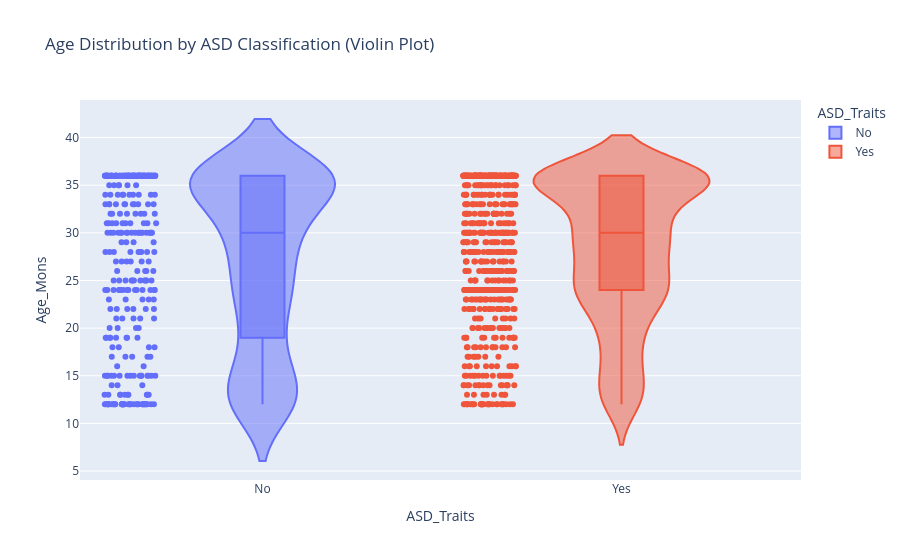

The code cell stored with this chart in its notebook:
### Markdown cell above
In this parallel categories plot we see how the different features ultimately flow into the ASD Traits target variable. Some of the biggest groups flowing into toddlers with ASD traits are asians with no jaundice and no family members with ASD and also white toddlers with no jaundice and no family members with ASD.

---

### Code cell
fig_violin_age = px.violin(
    asd_toddlers_df,
    x='ASD_Traits',
    y='Age_Mons',
    color='ASD_Traits',  # Same column used for coloring
    box=True,           # Show inner box plot
    points='all',       # Show all individual data points
    title='Age Distribution by ASD Classification (Violin Plot)'
)
fig_violin_age.show()

### Figure 1 — Plotly figure (JSON) as saved in the notebook; plotly's stock layout.template omitted (floating-point values rounded to 4 significant figures; data arrays with more than 128 entries replaced by an {"elided": "..."} marker saying what was removed)
{"data": [{"alignmentgroup": "True", "box": {"visible": true}, "hovertemplate": "ASD_Traits=%{x}<br>Age_Mons=%{y}<extra></extra>", "legendgroup": "No", "marker": {"color": "#636efa"}, "name": "No", "offsetgroup": "No", "orientation": "v", "points": "all", "scalegroup": "True", "showlegend": true, "type": "violin", "x": {"elided": "326 str values"}, "x0": " ", "xaxis": "x", "y": {"elided": "326 int values"}, "y0": " ", "yaxis": "y"}, {"alignmentgroup": "True", "box": {"visible": true}, "hovertemplate": "ASD_Traits=%{x}<br>Age_Mons=%{y}<extra></extra>", "legendgroup": "Yes", "marker": {"color": "#EF553B"}, "name": "Yes", "offsetgroup": "Yes", "orientation": "v", "points": "all", "scalegroup": "True", "showlegend": true, "type": "violin", "x": {"elided": "728 str values"}, "x0": " ", "xaxis": "x", "y": {"elided": "728 int values"}, "y0": " ", "yaxis": "y"}], "layout": {"legend": {"title": {"text": "ASD_Traits"}, "tracegroupgap": 0}, "title": {"text": "Age Distribution by ASD Classification (Violin Plot)"}, "violinmode": "overlay", "xaxis": {"anchor": "y", "categoryarray": ["No", "Yes"], "categoryorder": "array", "domain": [0, 1], "title": {"text": "ASD_Traits"}}, "yaxis": {"anchor": "x", "domain": [0, 1], "title": {"text": "Age_Mons"}}}}
